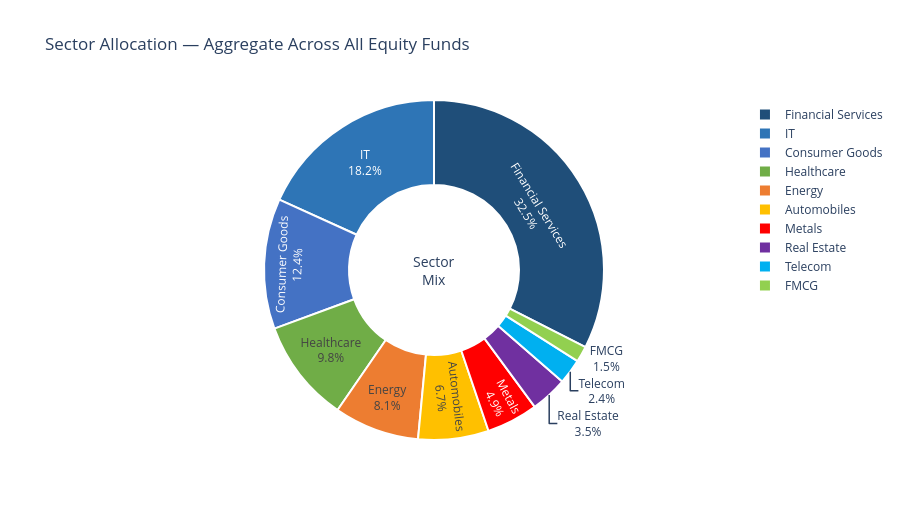

This figure's notebook cell:
### Markdown cell above
## 🍩 Chart 9 — Sector Allocation Donut (Equity Funds)

### Code cell
colors9 = ['#1f4e79','#2e75b6','#4472c4','#70ad47','#ed7d31',
           '#ffc000','#ff0000','#7030a0','#00b0f0','#92d050']

fig = go.Figure(go.Pie(
    labels=sector_df['sector'],
    values=sector_df['weight'],
    hole=0.5,
    marker=dict(colors=colors9, line=dict(color='white', width=2)),
    textinfo='label+percent',
    hovertemplate='<b>%{label}</b><br>Weight: %{value:.1f}%<extra></extra>'
))

fig.update_layout(
    title='Sector Allocation — Aggregate Across All Equity Funds',
    template=TEMPLATE, height=520,
    annotations=[dict(text='Sector<br>Mix', x=0.5, y=0.5,
                      font_size=14, showarrow=False)]
)
fig.write_image(str(PNG_DIR / 'chart9_sector_donut.png'), scale=2)
fig.show()
print("✅ Chart 9 saved → chart9_sector_donut.png")

### Figure 1 — Plotly figure (JSON) as saved in the notebook; plotly's stock layout.template omitted (floating-point values rounded to 4 significant figures)
{"data": [{"hole": 0.5, "hovertemplate": "<b>%{label}</b><br>Weight: %{value:.1f}%<extra></extra>", "labels": ["Financial Services", "IT", "Consumer Goods", "Healthcare", "Energy", "Automobiles", "Metals", "Real Estate", "Telecom", "FMCG"], "marker": {"colors": ["#1f4e79", "#2e75b6", "#4472c4", "#70ad47", "#ed7d31", "#ffc000", "#ff0000", "#7030a0", "#00b0f0", "#92d050"], "line": {"color": "white", "width": 2}}, "textinfo": "label+percent", "type": "pie", "values": [32.5, 18.2, 12.4, 9.8, 8.1, 6.7, 4.9, 3.5, 2.4, 1.5]}], "layout": {"annotations": [{"font": {"size": 14}, "showarrow": false, "text": "Sector<br>Mix", "x": 0.5, "y": 0.5}], "height": 520, "title": {"text": "Sector Allocation — Aggregate Across All Equity Funds"}}}
